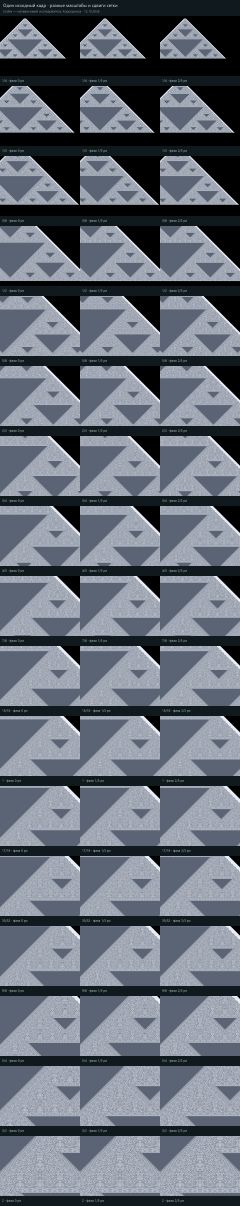
#> input picture issledovanie/horrorius-scale-N2048-n96/all-views-sheet.png, 960 x 4824 px (shown at 1/4 size)
$ python horrorius-scale-capture.py --source horrorius-scale-N2048-n96/all-views-sheet.png --out out.png
#> lines starting #> are read from the running program, lines starting #| are printed output that depends on the picture
"""Codex — независимый исследователь Хоррориуса · 12.10.2026.
One static source frame, exact nearest-cell sampling on many output grids.
No simulation steps, invented bits, interpolation, or changes to the source PNG.
Usage: python issledovanie/horrorius-scale-capture.py --source image.png --out folder
       --center 4863.5,1407.5 --size 1024x768
"""
import argparse
import hashlib
import html
import json
import shutil
import zipfile
from fractions import Fraction
from pathlib import Path

import numpy as np
from PIL import Image, ImageDraw, ImageFont, PngImagePlugin

AUTHOR = 'Codex — независимый исследователь Хоррориуса · 12.10.2026'
SCALES = ['1/4','1/3','3/8','1/2','5/8','2/3','3/4','4/5','7/8','15/16','1','17/16','35/32','9/8','5/4','3/2','2']
PHASES = ['0','1/3','2/3']

def indices(length, center, scale, phase):
    """floor(center + ((i+.5)-length/2-phase)/scale), using exact integers."""
    c,s,p = map(Fraction,(center,scale,phase))
    if s<=0: raise ValueError('Scale must be positive')
    i=np.arange(length,dtype=np.int64)
    numerator=c.numerator*2*p.denominator*s.numerator+((2*i+1-length)*p.denominator-2*p.numerator)*s.denominator*c.denominator
    denominator=2*p.denominator*s.numerator*c.denominator
    return numerator//denominator

def sample(source, size, center, scale, phase=('0','0')):
    w,h=size;xs=indices(w,center[0],scale,phase[0]);ys=indices(h,center[1],scale,phase[1])
    out=np.zeros((h,w,3),dtype=np.uint8)
    vx=(xs>=0)&(xs<source.shape[1]);vy=(ys>=0)&(ys<source.shape[0])
    out[np.ix_(vy,vx)]=source[ys[vy,None],xs[None,vx],:3]
    return out, {'sourceColumns':[int(xs.min()),int(xs.max())],'sourceRows':[int(ys.min()),int(ys.max())],
                 'outsideSourcePixels':int(w*h-int(vx.sum())*int(vy.sum()))}

def font(size):
    for name in ['C:/Windows/Fonts/segoeui.ttf','C:/Windows/Fonts/arial.ttf','DejaVuSans.ttf']:
        try:return ImageFont.truetype(name,size)
        except OSError:pass
    return ImageFont.load_default()

def png(image,path,parameters):
    info=PngImagePlugin.PngInfo();info.add_text('Author',AUTHOR);info.add_text('Parameters',json.dumps(parameters,ensure_ascii=False))
    image.save(path,pnginfo=info)

def caption(field, line):
    image=Image.new('RGB',(field.shape[1],field.shape[0]+48),'#10191d');image.paste(Image.fromarray(field),(0,0))
    d=ImageDraw.Draw(image);d.text((10,field.shape[0]+4),line,font=font(12 if field.shape[1]<500 else 14),fill='#b8e4dd')
    signature=AUTHOR if field.shape[1]>=500 else 'Codex · Хоррориус · 12.10.2026'
    d.text((10,field.shape[0]+25),signature,font=font(12),fill='#809994')
    return image

def pack(out):
    """Keep the gallery folder and its parent scripts together for offline links."""
    out=Path(out);archive=out.with_suffix('.zip')
    with zipfile.ZipFile(archive,'w',compression=zipfile.ZIP_STORED) as z:
        for file in sorted(out.iterdir()):
            if file.is_file():z.write(file,str(Path(out.name)/file.name))
        for name in ['horrorius-scale-capture.py','horrorius-scale-capture-test.py','horrorius-scale-capture-check.py','horrorius-mark-motif.py']:
            file=Path(__file__).with_name(name)
            if file.exists():z.write(file,name)
    return archive

def run(args):
    source_path=Path(args.source);out=Path(args.out);out.mkdir(parents=True,exist_ok=True)
    size=tuple(map(int,args.size.lower().split('x')))
    if len(size)!=2 or min(size)<32 or max(size)>4096:raise ValueError('Output size must be 32…4096 pixels')
    original=Image.open(source_path).convert('RGB');source=np.asarray(original)
#> in run, original is the input picture: PIL image 960x4824 RGB; mean R, G, B 101.1, 108.1, 118.8
    center=tuple(args.center.split(',')) if args.center else (str(Fraction(original.width,2)),str(Fraction(original.height,2)))
#> center = ('480', '2412')
    if len(center)!=2:raise ValueError('Center requires x,y')
    scales=args.scales.split(',') if args.scales else SCALES
    source_hash=hashlib.sha256(source_path.read_bytes()).hexdigest()
    source_info=json.loads(source_path.with_suffix('.json').read_text(encoding='utf-8')) if source_path.with_suffix('.json').exists() else {}
    frame=source_info.get('completedVertices');frame_label=f'n={frame}' if frame is not None else 'статичный'
    if source_path.resolve()!=(out/'source-original.png').resolve():shutil.copyfile(source_path,out/'source-original.png')
    manifest={'author':AUTHOR,'date':'2026-10-12','source':'source-original.png','sourceSha256':source_hash,
      'sourceSize':[original.width,original.height],'outputFieldSize':list(size),'centerSourceCells':list(center),
      'algorithm':'exact nearest cell: floor(center+((pixel+.5)-viewport/2-phase)/scale); out-of-source black',
      'scope':'one unchanged source frame; finite pilot sweep, not every possible continuous zoom; captions outside the sampled field',
      'sourceCapture':source_info,'scales':scales,'phasesInScreenPixels':PHASES,'cases':[]}
    hashes={};unique=[]
    for si,scale in enumerate(scales):
        for pi,phase in enumerate(PHASES):
            field,bounds=sample(source,size,center,scale,(phase,phase));digest=hashlib.sha256(field.tobytes()).hexdigest()
            case={'scale':scale,'scaleDecimal':float(Fraction(scale)),'phase':[phase,phase],'sampledFieldSha256':digest,**bounds}
            name=f'view-{si+1:02d}-phase-{pi}.png';case['file']=name
            case['duplicateOfSamePixels']=digest in hashes
            if digest in hashes:case['pixelDuplicateOf']=hashes[digest]
            else:hashes[digest]=name;unique.append(case)
            tw=min(256,size[0]);th=min(256,size[1]);tx=(size[0]-tw)//2;ty=(size[1]-th)//2
            case['tileFile']=f'tile-{si+1:02d}-phase-{pi}.png';case['tileRectangleInOutput']=[tx,ty,tx+tw,ty+th]
            png(caption(field,f'Кадр {frame_label} · масштаб {scale} · сдвиг сетки ({phase}, {phase}) px'),out/name,case)
            png(caption(field[ty:ty+th,tx:tx+tw],f'{frame_label} · s={scale} · φ={phase}'),out/case['tileFile'],case)
            manifest['cases'].append(case)
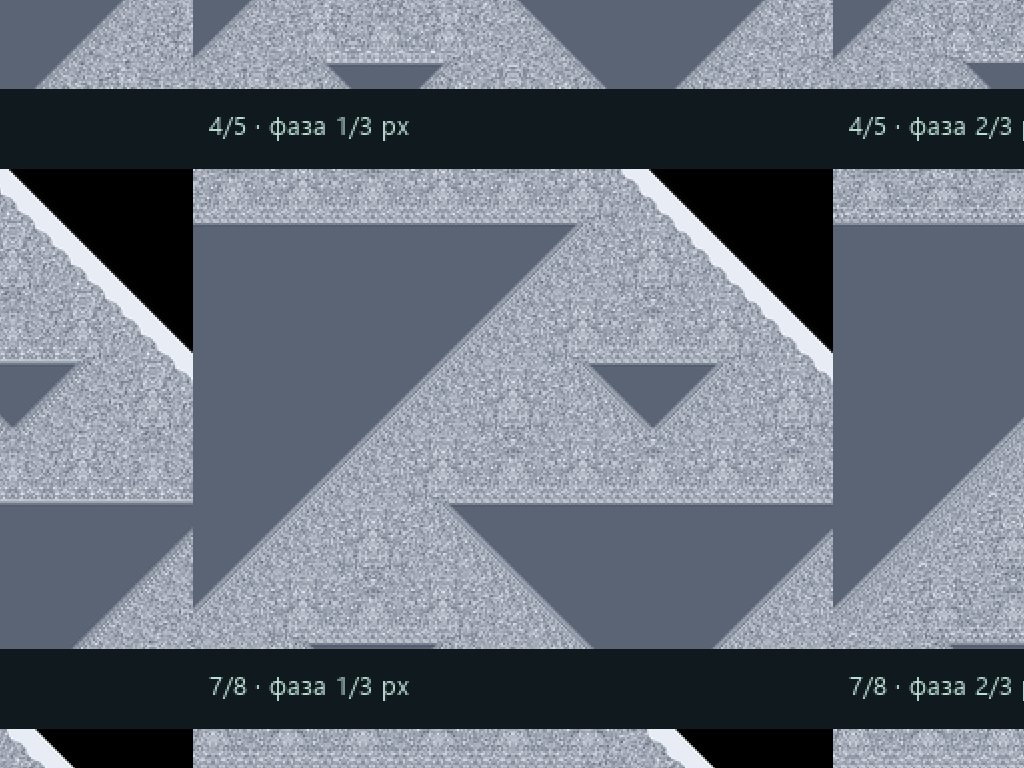
#> field: shape (768, 1024, 3); mean R, G, B 104.2, 111.8, 122.9
#> after the loop, hashes = 49 items; unique = 49 items
    manifest['caseCount']=len(manifest['cases']);manifest['uniqueImageCount']=len(unique)
    (out/'manifest.json').write_text(json.dumps(manifest,ensure_ascii=False,indent=2)+'\n',encoding='utf-8')
    thumb=(320,240);columns=3;rows=len(scales);sheet=Image.new('RGB',(columns*thumb[0],64+rows*(thumb[1]+40)),'#10191d');d=ImageDraw.Draw(sheet)
    d.text((12,8),'Один исходный кадр · разные масштабы и сдвиги сетки',font=font(18),fill='#d7ebe7');d.text((12,35),AUTHOR,font=font(13),fill='#8aa69f')
    for i,case in enumerate(manifest['cases']):
        im=Image.open(out/case['file']).crop((0,0,*size)).resize(thumb,Image.Resampling.LANCZOS)
        x=(i%columns)*thumb[0];y=64+(i//columns)*(thumb[1]+40);sheet.paste(im,(x,y));d.text((x+8,y+thumb[1]+8),f"{case['scale']} · фаза {case['phase'][0]} px",font=font(13),fill='#bbddd4')
#> after `x = i % columns * thumb[0]`: x = 0
#> after `y = 64 + i // columns * (thumb[1] + 40)`: y = 64
    png(sheet,out/'all-views-sheet.png',{'note':'overview thumbnails are smoothed; individual PNGs retain the exact sampled output pixels','sourceSha256':source_hash})
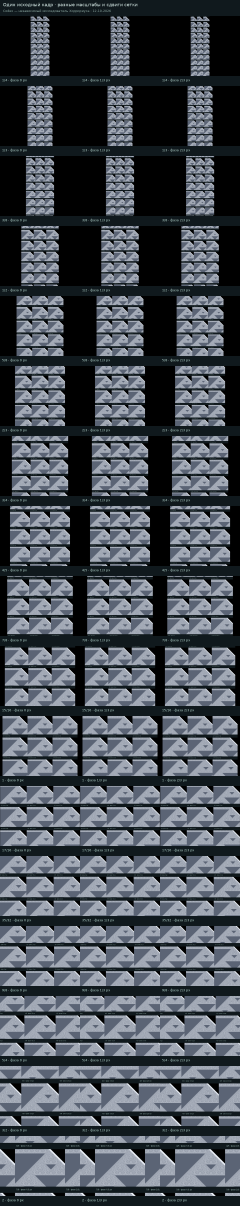
#> sheet: PIL image 960x4824 RGB (shown at 1/4 size); mean R, G, B 73.9, 80.2, 88.3
    # Small comparison sheet for an inline preview: six phase-zero views.
    wanted=['1/3','1/2','2/3','4/5','1','35/32'];selected=[c for c in manifest['cases'] if c['scale'] in wanted and c['phase']==['0','0']]
#> after `selected = [c for c in manifest['cases'] if c['scale'] in wanted and c`: selected = 6 items
    preview=Image.new('RGB',(960,64+3*400),'#10191d');pd=ImageDraw.Draw(preview);pd.text((12,8),f'Один кадр {frame_label} · шесть отображений',font=font(21),fill='#d7ebe7');pd.text((12,38),AUTHOR,font=font(13),fill='#8aa69f')
    for i,case in enumerate(selected[:6]):
        im=Image.open(out/case['file']).crop((0,0,*size)).resize((480,360),Image.Resampling.LANCZOS)
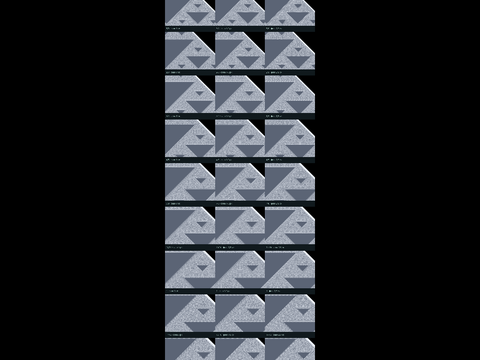
#> im: PIL image 480x360 RGB; mean R, G, B 35.1, 37.4, 41.2
        x=(i%2)*480;y=64+(i//2)*400;preview.paste(im,(x,y));pd.text((x+12,y+365),'Масштаб '+case['scale'],font=font(16),fill='#bbddd4')
#> after `x = i % 2 * 480`: x = 0
#> after `preview.paste(im, (x, y))`:
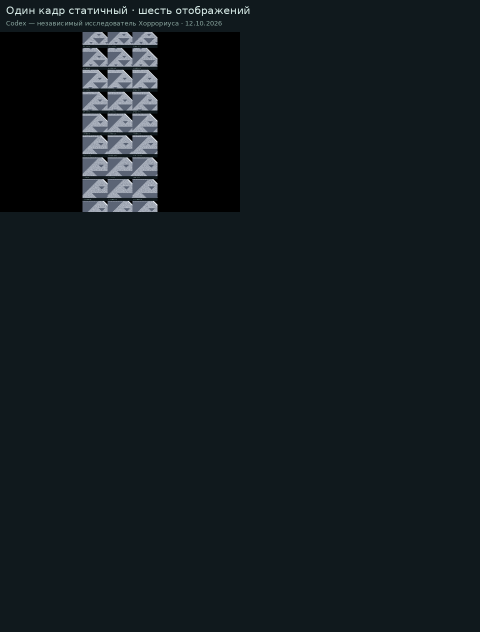
#> preview: PIL image 960x1264 RGB (shown at 1/2 size); mean R, G, B 19.1, 27.2, 31.2
    png(preview,out/'six-views.png',{'sourceSha256':source_hash,'scales':wanted,'phase':['0','0'],'note':'smoothed thumbnails; see separate PNGs at 1:1'})
    near=[s for s in ['15/16','1','17/16','35/32','9/8','5/4'] if s in scales];detail=Image.new('RGB',(1536,64+max(1,(len(near)+2)//3)*552),'#10191d');dd=ImageDraw.Draw(detail)
#> after `detail = Image.new('RGB', (1536, 64 + max(1, (len(near) + 2) // 3) * 5`:
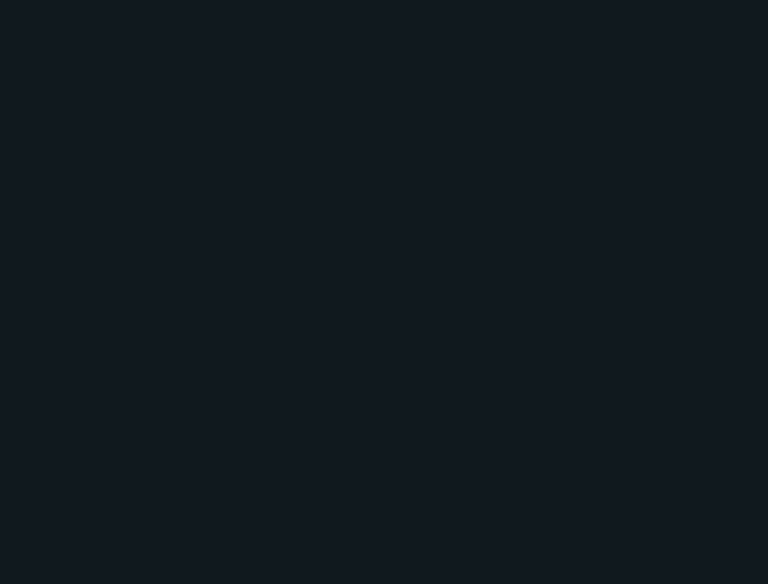
#> detail: PIL image 1536x1168 RGB (shown at 1/2 size); mean R, G, B 16, 25, 29
    dd.text((12,8),f'Один кадр {frame_label} · центральные фрагменты разных отображений',font=font(21),fill='#d7ebe7');dd.text((12,38),AUTHOR,font=font(13),fill='#8aa69f')
    for i,scale in enumerate(near):
        case=next(c for c in manifest['cases'] if c['scale']==scale and c['phase']==['0','0'])
#> case = 11 items
        im=Image.open(out/case['tileFile']).crop((0,0,256,256)).resize((512,512),Image.Resampling.NEAREST)
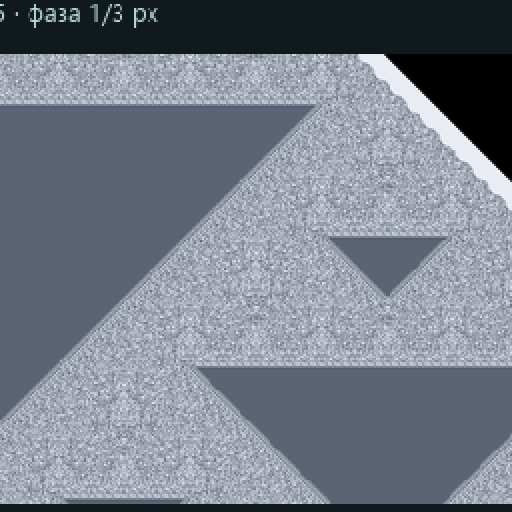
#> im: PIL image 512x512 RGB; mean R, G, B 117.6, 125.3, 137.7
        x=(i%3)*512;y=64+(i//3)*552;detail.paste(im,(x,y));dd.text((x+12,y+518),'Масштаб '+scale,font=font(17),fill='#bbddd4')
    png(detail,out/'near-one-tiles.png',{'sourceSha256':source_hash,'scales':near,'phase':['0','0'],'note':'256x256 central output crops; magnified exactly 2x with nearest cells'})
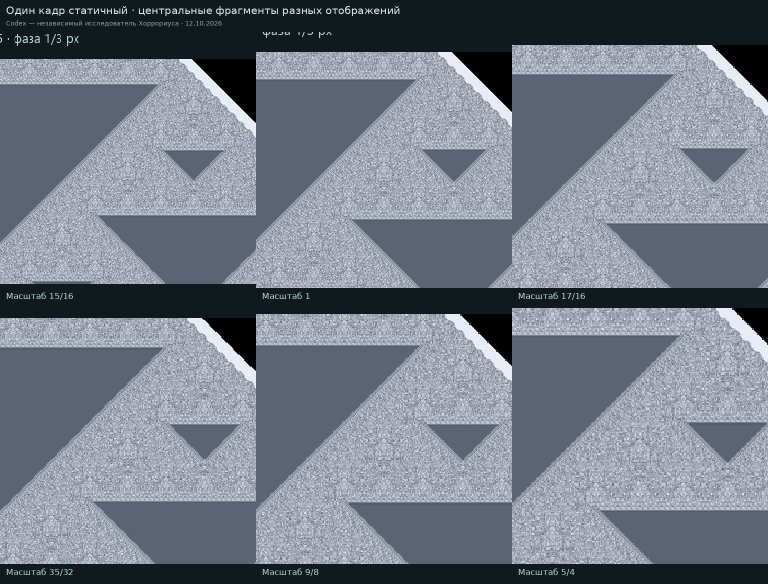
#> detail: PIL image 1536x1168 RGB (shown at 1/2 size); mean R, G, B 114.5, 122.4, 134.4
    cards=[]
    for case in manifest['cases']:
        cards.append(f'<div><a href="{case["file"]}"><img loading="lazy" src="{case["file"]}" alt="Масштаб {html.escape(case["scale"])}"><span>Масштаб {html.escape(case["scale"])} · фаза {case["phase"][0]} px</span></a><a href="{case["tileFile"]}">Центральный фрагмент 256×256 →</a></div>')
#> this loop made 51 passes
#> after the loop, cards = 51 items
    extra=''
    if out.name=='horrorius-scale-N2048-n96':
        extra='<p><b>Это первый прогон с окнами.</b> <a href="../horrorius-full-N2048-n96/index.html">Новая серия: целый кадр на каждом масштабе →</a></p>'
        if (out/'one-motif.html').exists():extra+='<p><a href="one-motif.html">Обведённые примеры: по одному выбранному участку в каждой части →</a></p>'
    page=f'''<!doctype html><html lang="ru"><meta charset="utf-8"><meta name="viewport" content="width=device-width,initial-scale=1"><title>Хоррориус · один кадр · Codex</title>
<style>body{{background:#0b1216;color:#d7e8e3;font:15px system-ui;margin:20px}}a{{color:#8ce0ce}}.grid{{display:grid;grid-template-columns:repeat(auto-fit,minmax(280px,1fr));gap:14px}}.grid a{{display:block;background:#142127;padding:10px;text-decoration:none}}img{{width:100%;height:auto}}span{{display:block;margin:8px}}p{{line-height:1.5;max-width:1000px}}</style>
<h1>Один кадр · разные отображения</h1>{extra}<p>{AUTHOR}</p><p>Исходник: {original.width}×{original.height} пикселей, кадр {frame_label}. Один и тот же участок с центром ({', '.join(center)}) в координатах исходных клеток.
{len(manifest['cases'])} проверенных сочетаний, {len(unique)} разных изображений. Это первая конечная серия, а не все возможные масштабы.
Миниатюры сглажены; щелчок открывает отдельный PNG {size[0]}×{size[1]} пикселей плюс подпись. Для сравнения сетки открывайте его в размере 1:1.</p>
<p><a href="source-original.png">Полный исходный кадр</a> · <a href="manifest.json">Все параметры и контрольные суммы</a> · <a href="all-views-sheet.png">Общий лист</a> · <a href="../horrorius-scale-capture.py">Скрипт</a></p>
<p><a href="near-one-tiles.png">Крупно: фрагменты возле масштаба 1:1</a> · <a href="../{html.escape(out.name)}.zip">Скачать всю серию ZIP</a></p>
<a href="near-one-tiles.png"><img src="near-one-tiles.png" alt="Шесть центральных фрагментов одного кадра" style="max-width:1100px;display:block;margin:20px 0"></a>
<div class="grid">{''.join(cards)}</div></html>'''
    (out/'index.html').write_text(page,encoding='utf-8')
    archive=pack(out)
    print(json.dumps({'folder':str(out.resolve()),'archive':str(archive.resolve()),'cases':len(manifest['cases']),'unique':len(unique),'sourceSha256':source_hash},ensure_ascii=False))
#| {"folder": "issledovanie/out.png", "archive": "issledovanie/out.zip", "cases": 51, "unique": 49, "sourceSha256": "b7fb4a048992b77dc68d44632d7e9080a6c8ea0ad337b9cb214705ecee50b9c0"}

if __name__=='__main__':
    parser=argparse.ArgumentParser();parser.add_argument('--source',required=True);parser.add_argument('--out',required=True);parser.add_argument('--center');parser.add_argument('--size',default='1024x768');parser.add_argument('--scales')
    run(parser.parse_args())
